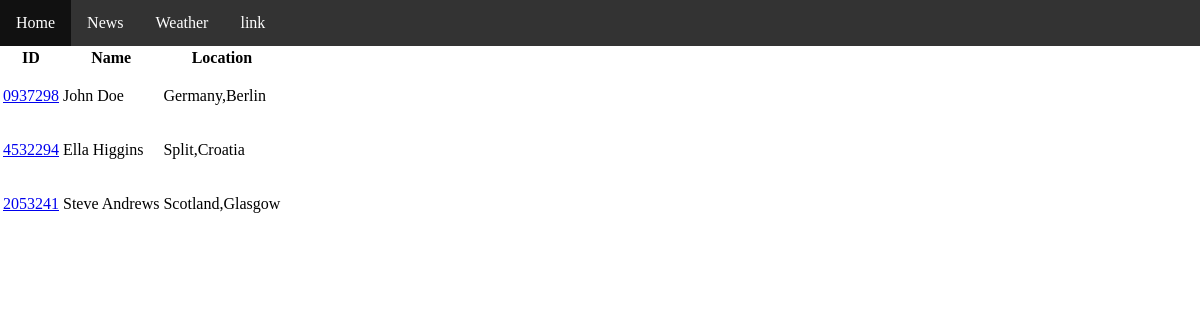
Before: / with the older database file.
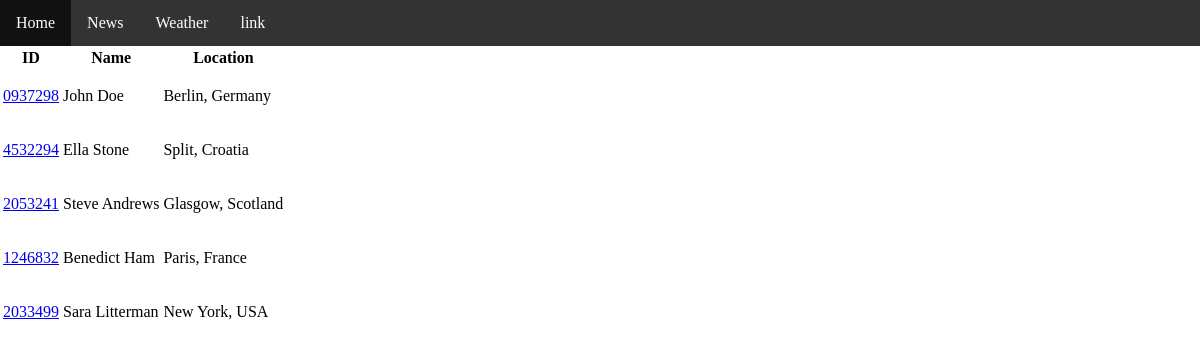
After: the same page with the newer database file.
### jpconnect/models.py (models this page shows, shortened)
class Employees(models.Model):
    first_name = CharField(max_length=128, unique=False)
    last_name = CharField(max_length=128, unique=False)
    id = CharField(max_length=128, unique=True, primary_key=True)
    location = CharField(max_length=128, unique=False)

### jpconnect/views.py (the view)
# urls.py: path('', views.home, name='home'),
def home(request):
    employees = Employees.objects.all()
    return render(request, 'home.html', {'employees': employees})

### jpconnect/template/home.html (shortened to what this page needs)
{% extends 'base.html' %}
{% load static %}
{% block body_block %}
    {% if employees %}
    <table>
    <tr>
      <th>ID</th>
      <th>Name</th>
      <th>Location</th>
    </tr>
    {% for employee in employees %}
    <tr>
      <td><a href="{% url 'jpconnect:show_name' employee.id %}"><p>{{employee.id}}</p></a></td>
      <td>{{ employee.first_name }} {{employee.last_name}}</td>
      <td>{{ employee.location}}</td>
    </tr>
    {% endfor %}
  </table>
  {% endif %}
{% endblock %}

### jpconnect/template/base.html (shortened to what this page needs)
{% load static %}
<!DOCTYPE html>
<html>
    <head>
        <link rel="stylesheet" href="{% static 'css/base.css' %}">
    </head>
    <body>
        <ul>
            <li><a href="{% url 'jpconnect:home' %}">Home</a></li>
            <li><a href="{% url 'jpconnect:news' %}">News</a></li>
            <li><a href="{% url 'jpconnect:weather' %}">Weather</a></li>
            <li><a href="#">link</a></li>
        </ul>
        {% block body_block %}
        {% endblock %}
    </body>
</html>

### jpconnect/static/css/base.css (style rules this page uses)
ul { list-style-type: none; margin: 0; padding: 0; overflow: hidden; background-color: #333; }
li { float: left; }
li a { display: block; color: white; text-align: center; padding: 14px 16px; text-decoration: none; }
html, body { padding: 0; margin: 0; }

Changed rows visible on the page:
changed Employees "John": location "Germany,Berlin" → "Berlin, Germany"
changed Employees "Ella": last_name "Higgins" → "Stone"; location "Split,Croatia" → "Split, Croatia"
changed Employees "Steve": location "Scotland,Glasgow" → "Glasgow, Scotland"
added Employees: id "1246832", first_name "Benedict", last_name "Ham", location "Paris, France"
added Employees: id "2033499", first_name "Sara", last_name "Litterman", location "New York, USA"
